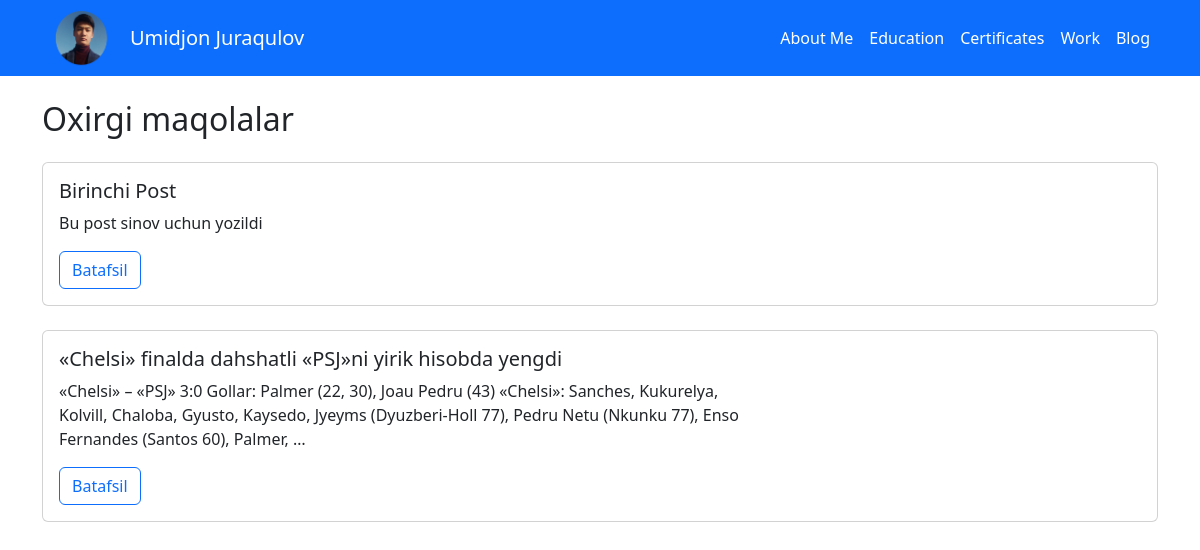
Screenshot of /blog/ with the database file from the repository.
### blog/models.py (models this page shows)
class post(models.Model):
    title = models.CharField(max_length=250)
    body = models.TextField()
    date = models.DateTimeField(auto_now_add=True)
    author = models.CharField(max_length=200)
    image = models.ImageField(upload_to='media/',blank=True, null=True)

### blog/views.py (the view)
# urls.py: path('blog/', views.blog, name='blog'),
def blog(request):
    articles = post.objects.all()
    return render(request, 'blog.html', {'articles': articles})

### templates/blog.html
{% extends 'base.html' %}
{% block content %}
<h2 class="mb-4">Oxirgi maqolalar</h2>
{% for article in articles %}
  <div class="card mb-4">
    <div class="row g-0">
      <div class="col-md-8 d-flex align-items-start p-3">
        <div>
          <h5 class="card-title">{{ article.title }}</h5>
          <p class="card-text">{{ article.body|truncatewords:30 }}</p>
          <a href="{% url 'blog_detail' article.id %}"><button type="button" class="btn btn-outline-primary" >Batafsil</button></a>
        </div>
      </div>
    </div>
  </div>
{% endfor %}
{% endblock %}

### rows the page displays
post: title "Birinchi Post", body "Bu post sinov uchun yozildi"
post: title "«Chelsi» finalda dahshatli «PSJ»ni yirik hisobda yengdi", body "«Chelsi» – «PSJ» 3:0 Gollar: Palmer (22, 30), Joau Pedru (43) «Chelsi»: Sanches, Kukurelya, Kolvill, Chaloba, Gyusto, Kaysedo, Jyeyms (Dyuzberi-Holl 77), Pedru Netu (Nkunku 77), Enso Fernandes (Santos 60), Palmer, …"
